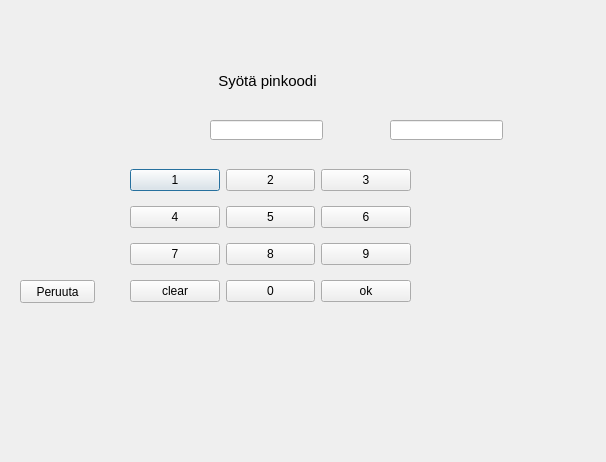
<?xml version="1.0" encoding="UTF-8"?>
<ui version="4.0">
 <class>engine</class>
 <widget class="QDialog" name="engine">
  <property name="geometry">
   <rect>
    <x>0</x>
    <y>0</y>
    <width>606</width>
    <height>462</height>
   </rect>
  </property>
  <property name="windowTitle">
   <string>Dialog</string>
  </property>
  <widget class="QLineEdit" name="lineEdit">
   <property name="geometry">
    <rect>
     <x>210</x>
     <y>120</y>
     <width>113</width>
     <height>20</height>
    </rect>
   </property>
  </widget>
  <widget class="QWidget" name="gridLayoutWidget">
   <property name="geometry">
    <rect>
     <x>130</x>
     <y>160</y>
     <width>281</width>
     <height>151</height>
    </rect>
   </property>
   <layout class="QGridLayout" name="gridLayout">
    <item row="0" column="0">
     <widget class="QPushButton" name="a1">
      <property name="text">
       <string>1</string>
      </property>
     </widget>
    </item>
    <item row="3" column="1">
     <widget class="QPushButton" name="a8">
      <property name="text">
       <string>8</string>
      </property>
     </widget>
    </item>
    <item row="4" column="2">
     <widget class="QPushButton" name="enter">
      <property name="text">
       <string>ok</string>
      </property>
     </widget>
    </item>
    <item row="4" column="0">
     <widget class="QPushButton" name="clear">
      <property name="text">
       <string>clear</string>
      </property>
     </widget>
    </item>
    <item row="0" column="2">
     <widget class="QPushButton" name="a3">
      <property name="text">
       <string>3</string>
      </property>
     </widget>
    </item>
    <item row="0" column="1">
     <widget class="QPushButton" name="a2">
      <property name="text">
       <string>2</string>
      </property>
     </widget>
    </item>
    <item row="3" column="2">
     <widget class="QPushButton" name="a9">
      <property name="text">
       <string>9</string>
      </property>
     </widget>
    </item>
    <item row="1" column="1">
     <widget class="QPushButton" name="a5">
      <property name="text">
       <string>5</string>
      </property>
     </widget>
    </item>
    <item row="1" column="0">
     <widget class="QPushButton" name="a4">
      <property name="text">
       <string>4</string>
      </property>
     </widget>
    </item>
    <item row="3" column="0">
     <widget class="QPushButton" name="a7">
      <property name="text">
       <string>7</string>
      </property>
     </widget>
    </item>
    <item row="4" column="1">
     <widget class="QPushButton" name="a0">
      <property name="text">
       <string>0</string>
      </property>
     </widget>
    </item>
    <item row="1" column="2">
     <widget class="QPushButton" name="a6">
      <property name="text">
       <string>6</string>
      </property>
     </widget>
    </item>
   </layout>
  </widget>
  <widget class="QPushButton" name="cancel">
   <property name="geometry">
    <rect>
     <x>20</x>
     <y>280</y>
     <width>75</width>
     <height>23</height>
    </rect>
   </property>
   <property name="text">
    <string>Peruuta</string>
   </property>
  </widget>
  <widget class="QLabel" name="label">
   <property name="geometry">
    <rect>
     <x>210</x>
     <y>60</y>
     <width>121</width>
     <height>41</height>
    </rect>
   </property>
   <property name="font">
    <font>
     <pointsize>11</pointsize>
    </font>
   </property>
   <property name="text">
    <string>  Syötä pinkoodi</string>
   </property>
  </widget>
  <widget class="QLineEdit" name="vaarapin_label">
   <property name="geometry">
    <rect>
     <x>390</x>
     <y>120</y>
     <width>113</width>
     <height>20</height>
    </rect>
   </property>
  </widget>
 </widget>
 <resources/>
 <connections/>
</ui>
